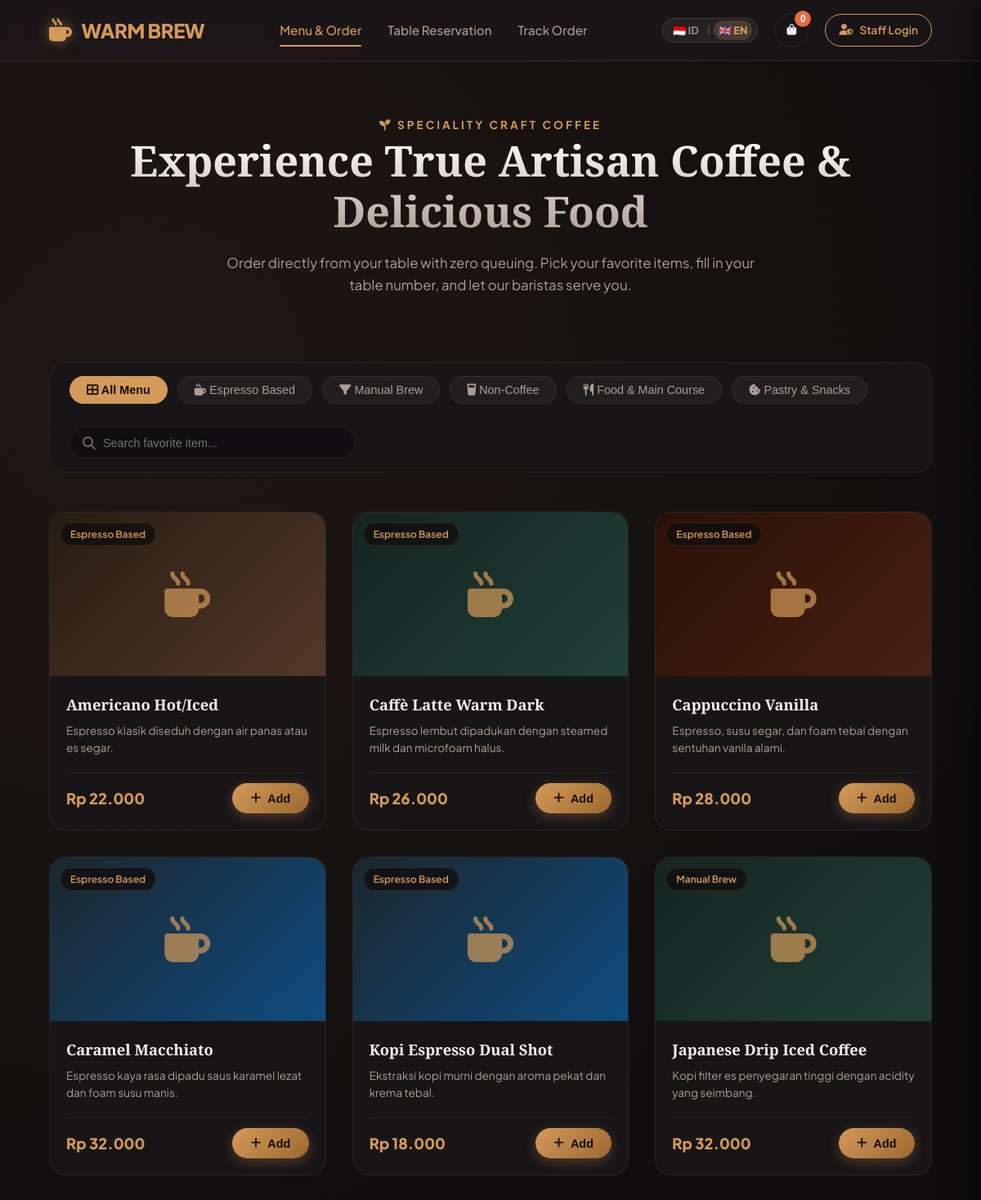
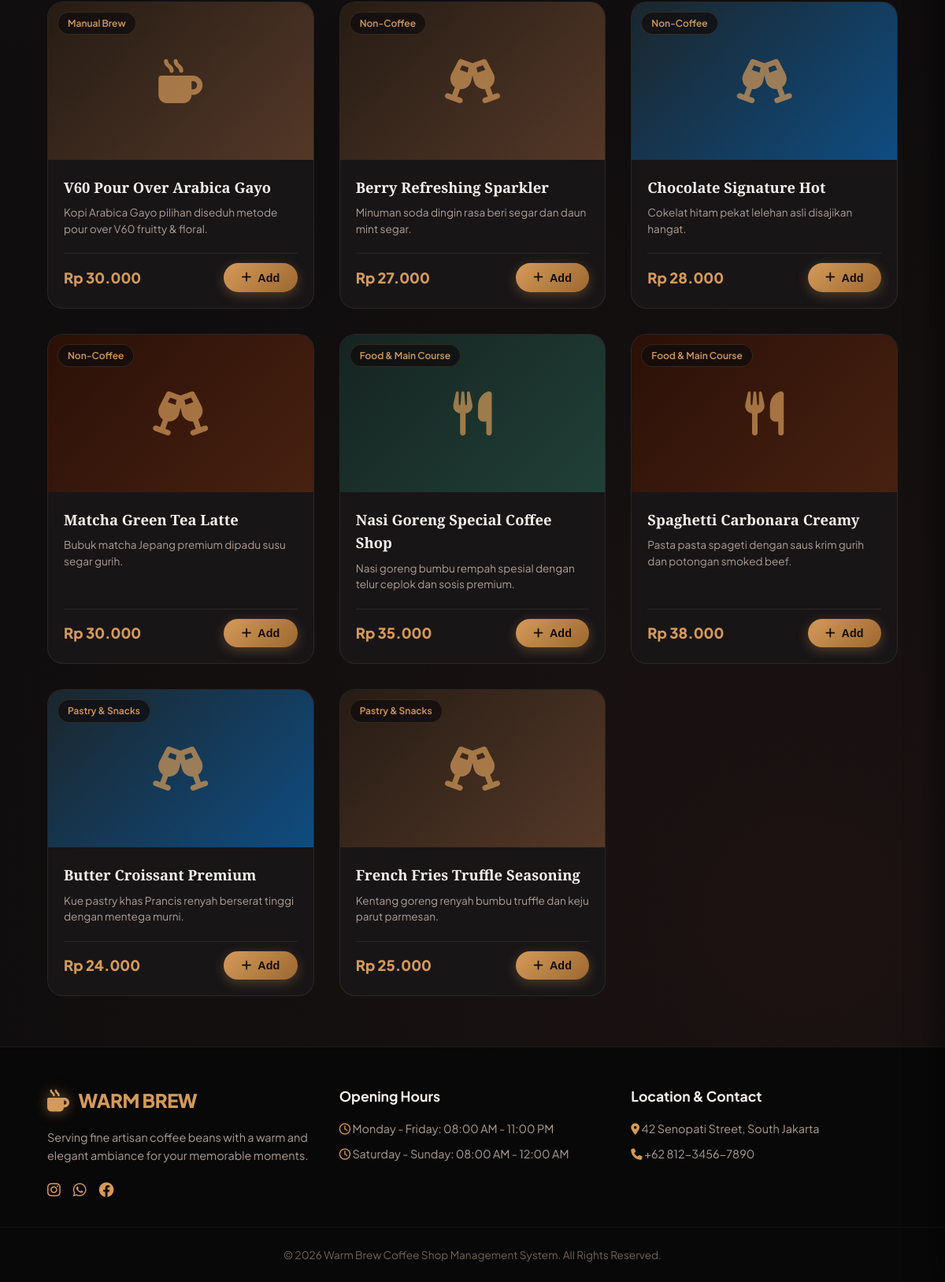
Screenshot of /?lang=en with the database file from the repository (2 pictures, top to bottom).
### tables this page shows
CREATE TABLE IF NOT EXISTS `categories` (
  `id` INT AUTO_INCREMENT PRIMARY KEY,
  `name` VARCHAR(50) NOT NULL,
  `slug` VARCHAR(50) NOT NULL UNIQUE,
  `icon` VARCHAR(50) DEFAULT 'coffee'
);

CREATE TABLE IF NOT EXISTS `products` (
  `id` INT AUTO_INCREMENT PRIMARY KEY,
  `category_id` INT NOT NULL,
  `name` VARCHAR(100) NOT NULL,
  `description` TEXT,
  `price` DECIMAL(10,2) NOT NULL,
  `image` VARCHAR(255) DEFAULT NULL,
  `is_available` TINYINT(1) DEFAULT 1,
  `created_at` DATETIME DEFAULT CURRENT_TIMESTAMP,
  FOREIGN KEY (`category_id`) REFERENCES `categories`(`id`) ON DELETE CASCADE
);

### config/lang.php (called while the page is built, shortened)
<?php
$current_lang = $_SESSION['lang'] ?? 'id';
if (!function_exists('__')) {
    function __($key, $default = '') {
        global $translations, $current_lang;
        if (isset($translations[$current_lang][$key])) {
            return $translations[$current_lang][$key];
        }
        return !empty($default) ? $default : $key;
    }
}

### config/database.php (called while the page is built, shortened)
<?php
function format_rupiah($number) {
    return 'Rp ' . number_format($number, 0, ',', '.');
}
require_once __DIR__ . '/lang.php';

### index.php (the view, shortened to what this page needs)
<?php
require_once __DIR__ . '/config/database.php';
$stmtCat = $pdo->query("SELECT * FROM categories ORDER BY id ASC");
$categories = $stmtCat->fetchAll();
$stmtProd = $pdo->query("SELECT p.*, c.name as category_name, c.slug as category_slug FROM products p JOIN categories c ON p.category_id = c.id WHERE p.is_available = 1 ORDER BY p.category_id ASC, p.name ASC");
$products = $stmtProd->fetchAll();
include __DIR__ . '/includes/header.php';
?>
<section class="hero">
    <div class="container">
        <span class="hero-subtitle"><i class="fas fa-seedling"></i> <?php echo __('hero_subtitle', 'Speciality Craft Coffee'); ?></span>
        <h1 class="hero-title"><?php echo __('hero_title', 'Nikmati Cita Rasa Kopi Sejati & Makanan Lezat'); ?></h1>
        <p class="hero-description"><?php echo __('hero_desc', 'Pesan langsung dari meja Anda tanpa perlu mengantre. Pilih menu favorit, isi nama & nomor meja Anda, lalu biarkan barista kami melayani Anda.'); ?></p>
    </div>
</section>
<section class="container filter-section">
    <div class="filter-bar">
        <div class="category-tabs">
            <button class="category-btn active" data-category="all">
                <i class="fas fa-th-large"></i> <?php echo __('all_menu', 'Semua Menu'); ?>
            </button>
            <?php foreach ($categories as $cat): ?>
                <button class="category-btn" data-category="<?php echo htmlspecialchars($cat['slug']); ?>">
                    <i class="fas <?php echo htmlspecialchars($cat['icon']); ?>"></i> <?php echo htmlspecialchars($cat['name']); ?>
                </button>
            <?php endforeach; ?>
        </div>
        <div class="search-box">
            <i class="fas fa-search"></i>
            <input type="text" id="productSearchInput" placeholder="<?php echo __('search_placeholder', 'Cari menu favorit...'); ?>">
        </div>
    </div>
</section>
<main class="container">
    <div class="products-grid">
        <?php foreach ($products as $prod):
            $gradients = [
                'linear-gradient(135deg, #2b1007 0%, #472111 100%)',
                'linear-gradient(135deg, #1b262c 0%, #0f4c81 100%)',
                'linear-gradient(135deg, #261c14 0%, #543828 100%)',
                'linear-gradient(135deg, #162421 0%, #204037 100%)'
            ];
            $bgStyle = $gradients[$prod['id'] % count($gradients)];
        ?>
            <div class="product-card"
                 data-id="<?php echo $prod['id']; ?>"
                 data-name="<?php echo htmlspecialchars($prod['name']); ?>"
                 data-price="<?php echo $prod['price']; ?>"
                 data-category="<?php echo htmlspecialchars($prod['category_slug']); ?>">
                <div class="product-img-wrapper" style="background: <?php echo $bgStyle; ?>; display: flex; align-items: center; justify-content: center; color: var(--primary);">
                    <i class="fas <?php echo htmlspecialchars($prod['category_slug'] == 'espresso-based' || $prod['category_slug'] == 'manual-brew' ? 'fa-mug-hot' : ($prod['category_slug'] == 'food-main' ? 'fa-utensils' : 'fa-glass-cheers')); ?>" style="font-size: 3.5rem; opacity: 0.7;"></i>
                    <span class="badge-category"><?php echo htmlspecialchars($prod['category_name']); ?></span>
                </div>
                <div class="product-content">
                    <h3 class="product-title"><?php echo htmlspecialchars($prod['name']); ?></h3>
                    <p class="product-desc"><?php echo htmlspecialchars($prod['description']); ?></p>
                    <div class="product-footer">
                        <span class="product-price"><?php echo format_rupiah($prod['price']); ?></span>
                        <button class="btn btn-primary btn-add-cart">
                            <i class="fas fa-plus"></i> <?php echo __('btn_add', 'Tambah'); ?>
                        </button>
                    </div>
                </div>
            </div>
        <?php endforeach; ?>
    </div>
</main>
<?php include __DIR__ . '/includes/footer.php'; ?>

### rows the page displays
categories: name "Espresso Based"
categories: name "Manual Brew"
categories: name "Non-Coffee"
categories: name "Food & Main Course"
categories: name "Pastry & Snacks"
products: category.name "Espresso Based", name "Americano Hot/Iced", description "Espresso klasik diseduh dengan air panas atau es segar.", price "Rp 22.000"
products: category.name "Espresso Based", name "Caffè Latte Warm Dark", description "Espresso lembut dipadukan dengan steamed milk dan microfoam halus.", price "Rp 26.000"
products: category.name "Espresso Based", name "Cappuccino Vanilla", description "Espresso, susu segar, dan foam tebal dengan sentuhan vanila alami.", price "Rp 28.000"
products: category.name "Espresso Based", name "Caramel Macchiato", description "Espresso kaya rasa dipadu saus karamel lezat dan foam susu manis.", price "Rp 32.000"
products: category.name "Espresso Based", name "Kopi Espresso Dual Shot", description "Ekstraksi kopi murni dengan aroma pekat dan krema tebal.", price "Rp 18.000"
products: category.name "Manual Brew", name "Japanese Drip Iced Coffee", description "Kopi filter es penyegaran tinggi dengan acidity yang seimbang.", price "Rp 32.000"
products: category.name "Manual Brew", name "V60 Pour Over Arabica Gayo", description "Kopi Arabica Gayo pilihan diseduh metode pour over V60 fruitty & floral.", price "Rp 30.000"
products: category.name "Non-Coffee", name "Berry Refreshing Sparkler", description "Minuman soda dingin rasa beri segar dan daun mint segar.", price "Rp 27.000"
products: category.name "Non-Coffee", name "Chocolate Signature Hot", description "Cokelat hitam pekat lelehan asli disajikan hangat.", price "Rp 28.000"
products: category.name "Non-Coffee", name "Matcha Green Tea Latte", description "Bubuk matcha Jepang premium dipadu susu segar gurih.", price "Rp 30.000"
products: category.name "Food & Main Course", name "Nasi Goreng Special Coffee Shop", description "Nasi goreng bumbu rempah spesial dengan telur ceplok dan sosis premium.", price "Rp 35.000"
products: category.name "Food & Main Course", name "Spaghetti Carbonara Creamy", description "Pasta pasta spageti dengan saus krim gurih dan potongan smoked beef.", price "Rp 38.000"
products: category.name "Pastry & Snacks", name "Butter Croissant Premium", description "Kue pastry khas Prancis renyah berserat tinggi dengan mentega murni.", price "Rp 24.000"
products: category.name "Pastry & Snacks", name "French Fries Truffle Seasoning", description "Kentang goreng renyah bumbu truffle dan keju parut parmesan.", price "Rp 25.000"

### other values shown
__('nav_menu', 'Menu & Pesan') "Menu & Order"
__('nav_reservation', 'Reservasi Meja') "Table Reservation"
__('nav_order_status', 'Cek Status Pesanan') "Track Order"
__('nav_staff_login', 'Staf Login') "Staff Login"
__('hero_subtitle', 'Speciality Craft Coffee') "SPECIALITY CRAFT COFFEE"
__('hero_title', 'Nikmati Cita Rasa Kopi Sejati & Makanan Lezat') "Experience True Artisan Coffee & Delicious Food"
__('all_menu', 'Semua Menu') "All Menu"
__('footer_hours', 'Jam Operasional') "Opening Hours"
__('footer_hours_weekday', 'Senin - Jumat: 08.00 - 23.00 WIB') "Monday - Friday: 08:00 AM - 11:00 PM"
__('footer_hours_weekend', 'Sabtu - Minggu: 08.00 - 00.00 WIB') "Saturday - Sunday: 08:00 AM - 12:00 AM"
__('footer_contact', 'Lokasi & Kontak') "Location & Contact"
__('footer_address', 'Jl. Senopati No. 42, Jakarta Selatan') "42 Senopati Street, South Jakarta"
